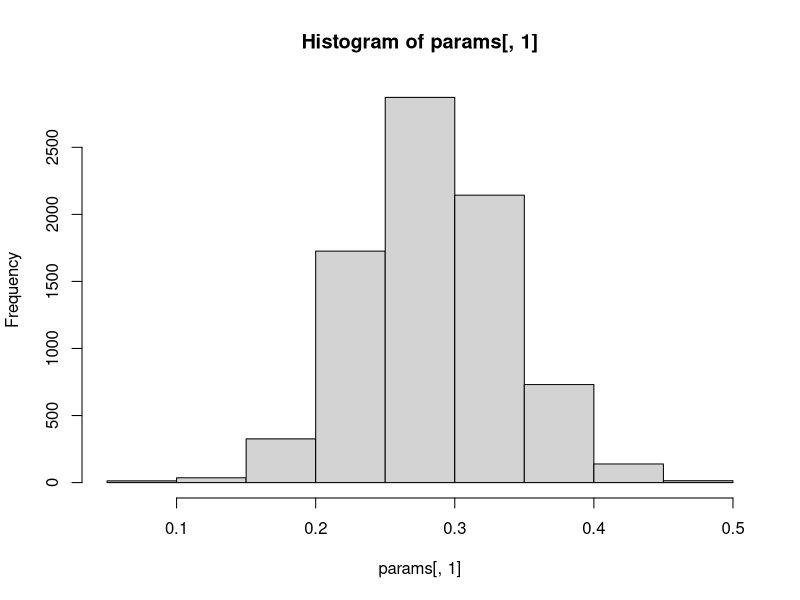
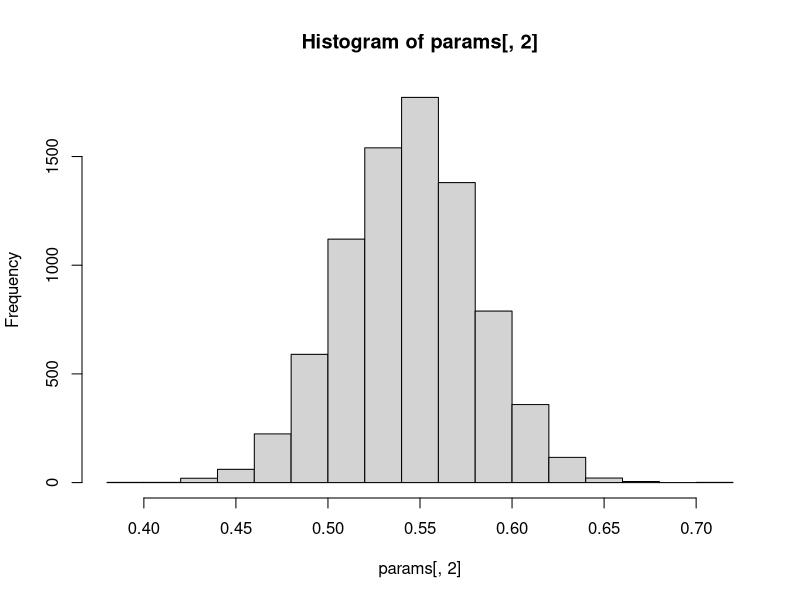
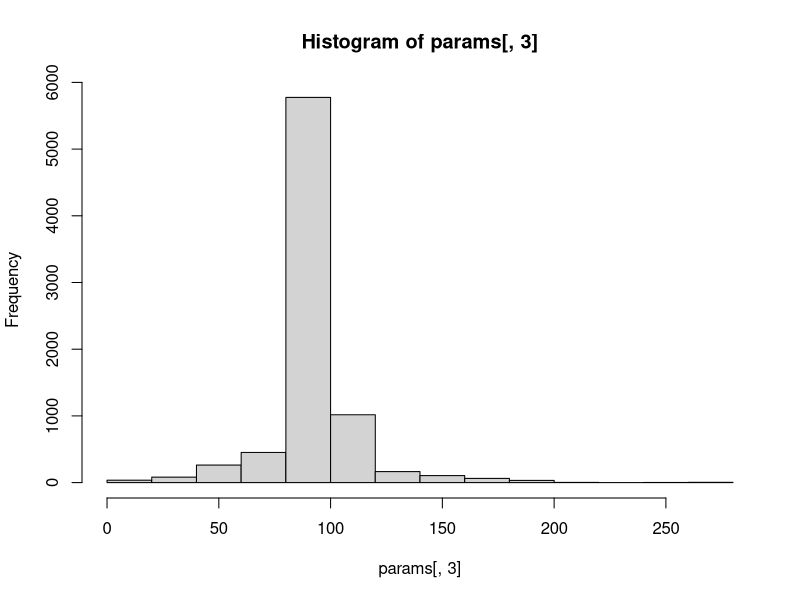
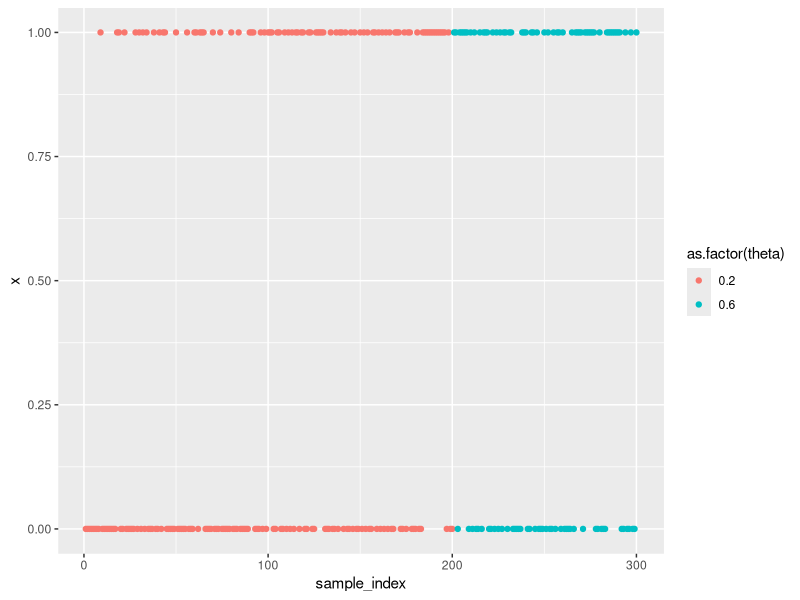
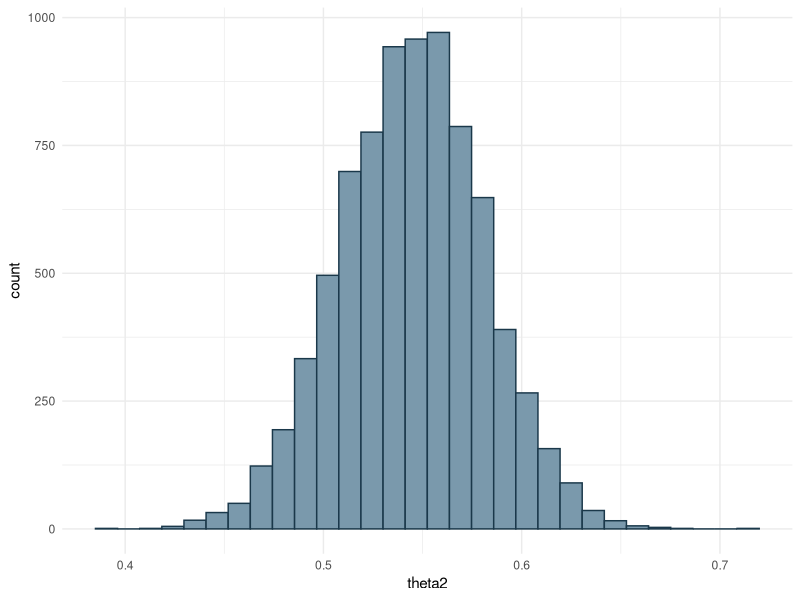
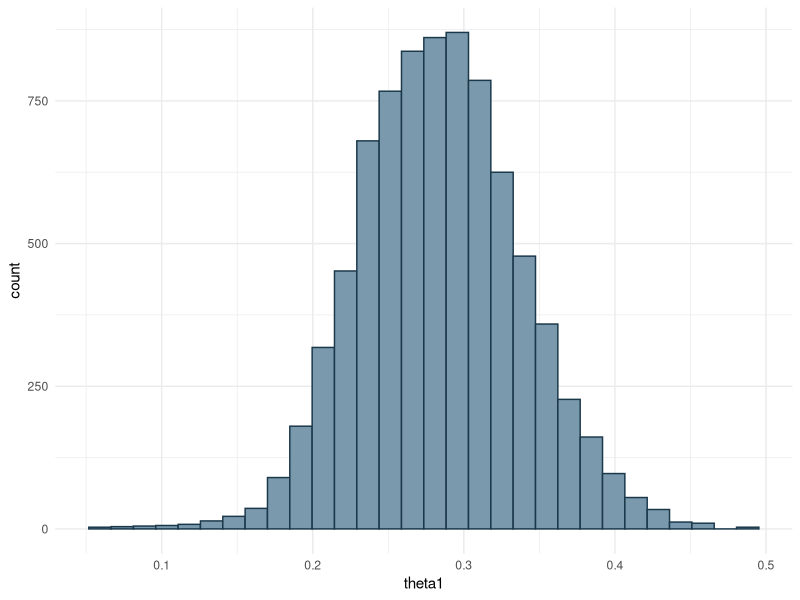
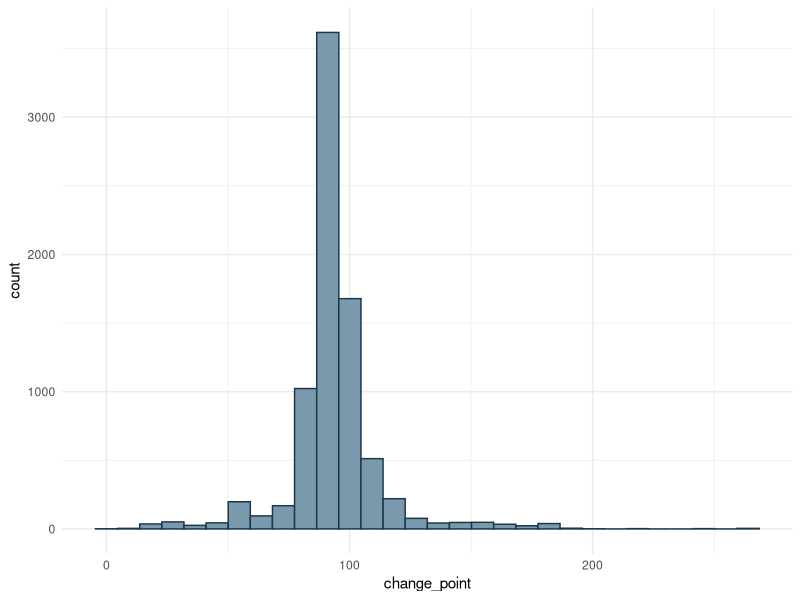

These charts were generated, in order, by the following R code:
# gibbs sampling:

########## Try changing priors to see how it effects convergence ###############
rm(list = ls())
library(ggplot2)
real_thetas <- c(0.2, 0.6)
N <- 300
a = 2
b = 3
change_point <- 100
x <- c(rbinom(1:change_point, 1, real_thetas[1]),rbinom((change_point+1):N, 1, real_thetas[2]))


## Initialize all parameters

# n ~ uniform 
n <- round(N*runif(1))
# theta1 ~ beta(a,b)
theta1 <- rbeta(1, a, b)
# theta2 ~ beta(a,b)
theta2 <- rbeta(1, a, b)



niters = 10000
burnin = 2000
# sigma = np.diag([0.2,0.2])

# thetas = np.zeros((niters-burnin,2), np.float)
params = matrix(0, nrow = (niters-burnin), ncol=3)
for (i in 1:niters){
  
  
  z1 <- sum(x[1:n])
  if(n == N){
    z2 <- 0
  }else{
    z2 <- sum(x[(n+1):N])
  }
  theta1 = rbeta(n = 1, shape1 = a + z1, shape2 = b + n - z1)
  # get value theta2| all other vars
  theta2 = rbeta(n = 1, shape1 = a + z2, shape2 =N-n-1-z2+b)
  
  
  ## 2 things: 1 - should I be summing all the values over these? 
  # No - the product is being calculated due to the sum - should be fine
  n_multi <- rep(0, N)
  for(steps in 1:N){
    if(steps==N || theta2 == 1){
      n_multi[steps] <- log(theta1^sum(x[1:steps]) * (1-theta1)^(steps-sum(x[1:steps])))
    }else{
      n_multi[steps] <- log(theta1^sum(x[1:steps]) * (1-theta1)^(steps-sum(x[1:steps]))) +
        log(theta2^sum(x[(steps + 1):N]) * (1-theta2)^(N-steps-1-sum(x[(steps+1):N])))
    }
  }
  
  n_multi <- exp(n_multi - max(n_multi))
  # what about for n? 
  n <- which(rmultinom(1, 1, n_multi/sum(n_multi))[,1] ==1)
  if(i %% 100 == 0){
    print(paste('iteration',i ,'thetas: ', c(theta1, theta2), 'n:', n))  
  }
  if (i >= burnin){
    params[(i-burnin), ] = c(theta1,theta2, n)
  }
}

hist(params[, 1])
hist(params[, 2])
hist(params[, 3])

ds <- data.frame(x = x, theta = c(rep(real_thetas[1],N-change_point),
                                  rep(real_thetas[2],change_point)), 
                 sample_index = seq(1:length(x)))

ggplot(ds, aes(x = sample_index, y = x, color = as.factor(theta))) + geom_point()

params_df <- as.data.frame(params)
names(params_df) <- c('theta1', 'theta2', 'change_point')
ggplot(params_df, aes(x = theta2)) + geom_histogram(fill="#7A99AC", color ='#1A384A' ) + theme_minimal()
ggplot(params_df, aes(x = theta1)) + geom_histogram(fill="#7A99AC", color ='#1A384A' ) + theme_minimal()
ggplot(params_df, aes(x = change_point)) + geom_histogram(fill="#7A99AC", color ='#1A384A') + theme_minimal()
